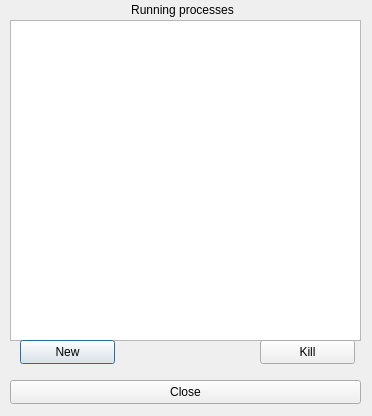
<?xml version="1.0" encoding="UTF-8"?>
<ui version="4.0">
 <class>Dialog</class>
 <widget class="QDialog" name="Dialog">
  <property name="geometry">
   <rect>
    <x>0</x>
    <y>0</y>
    <width>372</width>
    <height>416</height>
   </rect>
  </property>
  <property name="windowTitle">
   <string>Dialog</string>
  </property>
  <widget class="QListWidget" name="listWidget">
   <property name="geometry">
    <rect>
     <x>10</x>
     <y>20</y>
     <width>351</width>
     <height>321</height>
    </rect>
   </property>
  </widget>
  <widget class="QPushButton" name="pb_new">
   <property name="geometry">
    <rect>
     <x>20</x>
     <y>340</y>
     <width>95</width>
     <height>24</height>
    </rect>
   </property>
   <property name="text">
    <string>New</string>
   </property>
  </widget>
  <widget class="QPushButton" name="pb_kill">
   <property name="geometry">
    <rect>
     <x>260</x>
     <y>340</y>
     <width>95</width>
     <height>24</height>
    </rect>
   </property>
   <property name="text">
    <string>Kill</string>
   </property>
  </widget>
  <widget class="QPushButton" name="pb_close">
   <property name="geometry">
    <rect>
     <x>10</x>
     <y>380</y>
     <width>351</width>
     <height>24</height>
    </rect>
   </property>
   <property name="text">
    <string>Close</string>
   </property>
  </widget>
  <widget class="QLabel" name="lb_processes">
   <property name="geometry">
    <rect>
     <x>7</x>
     <y>0</y>
     <width>351</width>
     <height>20</height>
    </rect>
   </property>
   <property name="text">
    <string>Running processes</string>
   </property>
   <property name="alignment">
    <set>Qt::AlignCenter</set>
   </property>
  </widget>
 </widget>
 <resources/>
 <connections/>
</ui>
